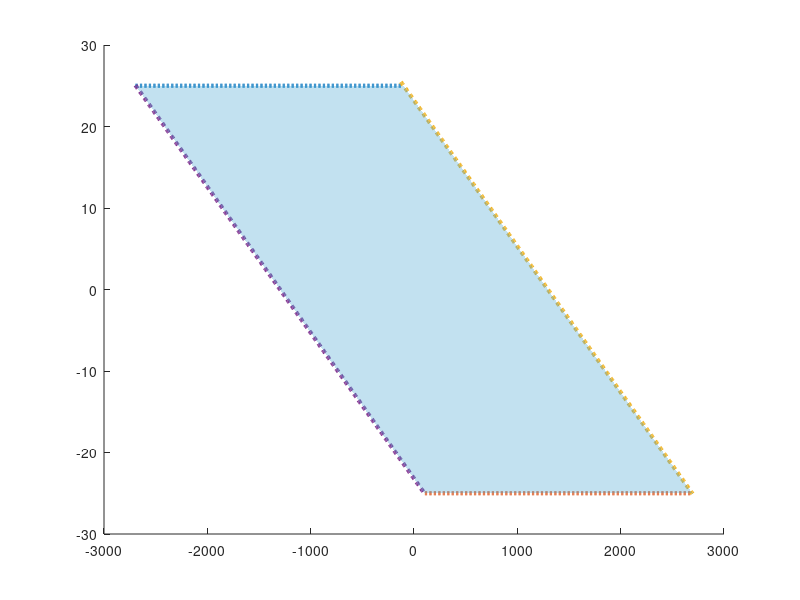

Write MATLAB code to recreate this figure. (Note: this script raises an error after producing the figure.)
clc
close all
%Actuators reflected inertia matrix
N_KB = 9;
N_KBMB = 20;         % KBMB

%Actuators reflected inertia matrix
N_KB = 9;
N_KBMB = 20;         % KBMB

% Motor Parameters - At Output
kt = 1.16; % N-m/A
kv = 9; % RPM/V
kv = kv * 6;
% kv = kv * ((2*pi)/60); % rad/s/V 
R_armature = 0.6; % ohm
% ke =

% Motor Specs
torque_limit = 25; % N-m
max_voltage = 24; % V
max_current = 20;
no_load_speed = kv*max_voltage; % deg/s
stall_torque = kt * max_current;

A_motor = [ 0 , 1 ;
            0 , -1;
            stall_torque/no_load_speed , 1 ;
            -stall_torque/no_load_speed , -1 ; ];
B_motor = [torque_limit ; torque_limit ; stall_torque ; stall_torque];

% Plotting Aided by ChatGPT then edited

% Generate torque-speed polygon using polytope
omega = linspace(-no_load_speed*2.08, no_load_speed*2.08, 1000); % rad/s
tau_bounds = zeros(2, length(omega)); % [lower; upper] torque bounds

for i = 1:length(omega)
    w = omega(i);

    % Solve A*v <= B for each omega slice (1D LP to find tau bounds)
    % A*v = A*[w; tau] = a1*w + a2*tau <= b  =>  linear constraints on tau
    % Extract all allowable tau at this omega
    a1 = A_motor(:,1);
    a2 = A_motor(:,2);
    b = B_motor - a1 * w;

    % Feasible tau region at this omega
    tau_upper = min(b(a2 > 0) ./ a2(a2 > 0));
    tau_lower = max(b(a2 < 0) ./ a2(a2 < 0));

    % Store
    tau_bounds(1,i) = tau_lower;
    tau_bounds(2,i) = tau_upper;
end

% Plot the filled polygon with transparency
figure;
hold on;



% Plot individual constraints (dotted, different colors)
colors = lines(4);  
legend_entries = {};


plot(omega(1:477), torque_limit * ones(size(omega(1:477))), ':', 'LineWidth', 3, 'Color', colors(1,:));
legend_entries{end+1} = '\tau \leq limit';


plot(omega(520:end), -torque_limit * ones(size(omega(520:end))), ':', 'LineWidth', 3, 'Color', colors(2,:));
legend_entries{end+1} = '\tau \geq -limit';

slope = stall_torque / no_load_speed;
plot(omega(477:end), -slope * omega(477:end) + stall_torque, ':', 'LineWidth', 3, 'Color', colors(3,:));
legend_entries{end+1} = 'Upper Torque-Speed Limit';

plot(omega(1:520), -slope * omega(1:520) - stall_torque, ':', 'LineWidth', 3, 'Color', colors(4,:));
legend_entries{end+1} = 'Lower Torque-Speed Limit';

fill([omega fliplr(omega)], ...
     [tau_bounds(1,:) fliplr(tau_bounds(2,:))], ...
     [0.2 0.6 0.8], ...
     'EdgeColor', 'none', ...
     'FaceAlpha', 0.3); 
xline(0,"--k",'LineWidth',2)
yline(0,"--k",'LineWidth',2)

% Labels and appearance
% xlim([-50,50])
xlabel('Speed \omega (deg/s)');
ylabel('Torque \tau (N·m)');
title('Motor Torque-Speed Limit Polygon');
legend(legend_entries, 'Location', 'best');
grid on;
hold off;
%%
[tau_min,tau_max] = torque_bounds(50)
%%
function [tau_min, tau_max] = torque_bounds(omega)
    % Constants
    kv = 9 * 2*pi/60;           % rad/s/V
    no_load_speed = kv * 24;    % max voltage = 24 V
    stall_torque = 1.16 * 20;   % kt = 1.16 Nm/A, max current = 20 A

    % Polygon constraints: A*[omega; tau] <= B
    A = [ 0 1; 0 -1;
          stall_torque/no_load_speed 1;
         -stall_torque/no_load_speed -1 ];
    B = [25; 25; stall_torque; stall_torque];

    b = B - A(:,1) * omega;

    % Compute torque bounds
    up = min(b(A(:,2)>0) ./ A(A(:,2)>0,2));
    lo = max(b(A(:,2)<0) ./ A(A(:,2)<0,2));

    if isempty(up) || isempty(lo) || lo > up
        [tau_min, tau_max] = deal(NaN);
    else
        tau_min = lo;
        tau_max = up;
    end
end
